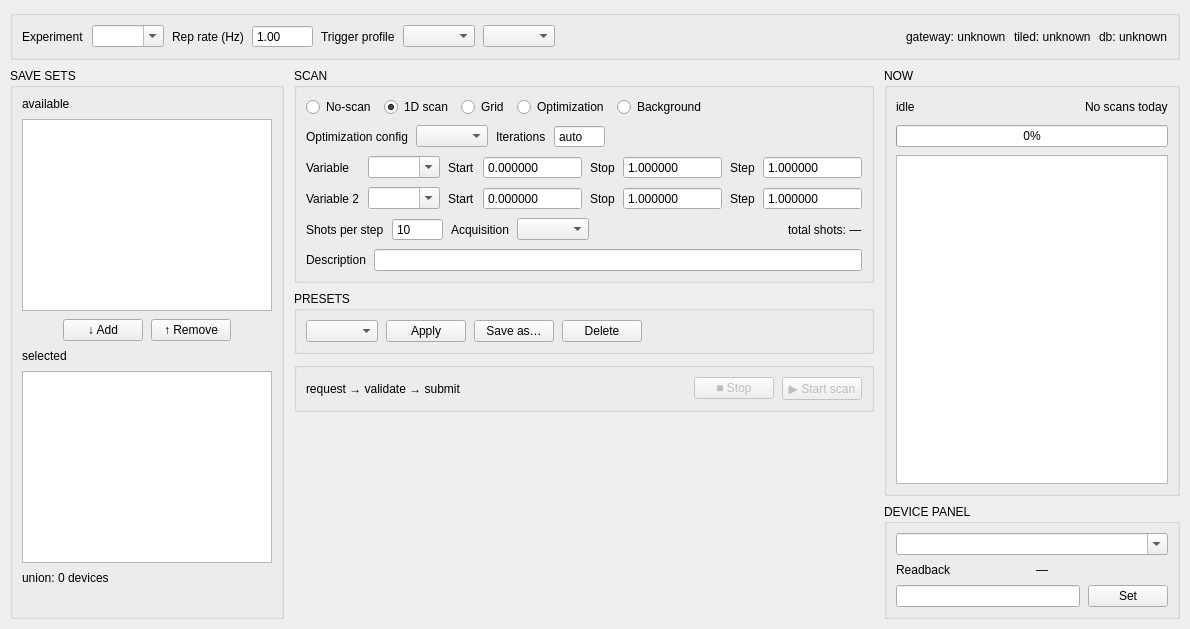
<?xml version="1.0" encoding="UTF-8"?>
<ui version="4.0">
 <class>ConsoleRoot</class>
 <widget class="QWidget" name="ConsoleRoot">
  <property name="windowTitle">
   <string>GEECS Console</string>
  </property>
  <layout class="QVBoxLayout" name="root_layout">
   <property name="leftMargin">
    <number>10</number>
   </property>
   <property name="topMargin">
    <number>10</number>
   </property>
   <property name="rightMargin">
    <number>10</number>
   </property>
   <property name="bottomMargin">
    <number>10</number>
   </property>
   <property name="spacing">
    <number>8</number>
   </property>
   <!-- R1: session bar (untitled group box = the screen map's session panel) -->
   <item>
    <widget class="QGroupBox" name="r1_group">
     <layout class="QHBoxLayout" name="r1_session_bar">
      <property name="spacing">
       <number>8</number>
      </property>
     <item>
      <widget class="QLabel" name="r1_experiment_label">
       <property name="text">
        <string>Experiment</string>
       </property>
      </widget>
     </item>
     <item>
      <widget class="QComboBox" name="r1_experiment_combo">
       <property name="editable">
        <bool>true</bool>
       </property>
       <property name="minimumWidth">
        <number>140</number>
       </property>
      </widget>
     </item>
     <item>
      <widget class="QLabel" name="r1_rep_rate_label">
       <property name="text">
        <string>Rep rate (Hz)</string>
       </property>
      </widget>
     </item>
     <item>
      <widget class="QDoubleSpinBox" name="r1_rep_rate">
       <property name="buttonSymbols">
        <enum>QAbstractSpinBox::NoButtons</enum>
       </property>
       <property name="maximumWidth">
        <number>90</number>
       </property>
       <property name="decimals">
        <number>2</number>
       </property>
       <property name="minimum">
        <double>0.010000000000000</double>
       </property>
       <property name="maximum">
        <double>10000.000000000000000</double>
       </property>
       <property name="value">
        <double>1.000000000000000</double>
       </property>
      </widget>
     </item>
     <item>
      <widget class="QLabel" name="r1_trigger_label">
       <property name="text">
        <string>Trigger profile</string>
       </property>
      </widget>
     </item>
     <item>
      <widget class="QComboBox" name="r1_trigger_profile_combo">
       <property name="minimumWidth">
        <number>140</number>
       </property>
      </widget>
     </item>
     <item>
      <widget class="QComboBox" name="r1_trigger_variant_combo">
       <property name="minimumWidth">
        <number>100</number>
       </property>
       <property name="toolTip">
        <string>Trigger-profile variant (base behaviour when empty)</string>
       </property>
      </widget>
     </item>
     <item>
      <spacer name="r1_spacer">
       <property name="orientation">
        <enum>Qt::Horizontal</enum>
       </property>
       <property name="sizeHint" stdset="0">
        <size>
         <width>40</width>
         <height>20</height>
        </size>
       </property>
      </spacer>
     </item>
     <item>
      <widget class="QLabel" name="r1_gateway_chip">
       <property name="text">
        <string>gateway: unknown</string>
       </property>
      </widget>
     </item>
     <item>
      <widget class="QLabel" name="r1_tiled_chip">
       <property name="text">
        <string>tiled: unknown</string>
       </property>
      </widget>
     </item>
      <item>
       <widget class="QLabel" name="r1_db_chip">
        <property name="text">
         <string>db: unknown</string>
        </property>
       </widget>
      </item>
     </layout>
    </widget>
   </item>
   <!-- Three columns: R2 | R3+R4+R5 | R6+R7 -->
   <item>
    <layout class="QHBoxLayout" name="columns_layout" stretch="26,46,28">
     <property name="spacing">
      <number>10</number>
     </property>
     <!-- R2: save sets -->
     <item>
      <widget class="QGroupBox" name="r2_group">
       <property name="title">
        <string>SAVE SETS</string>
       </property>
       <layout class="QVBoxLayout" name="r2_layout">
        <property name="spacing">
         <number>8</number>
        </property>
        <item>
         <widget class="QLabel" name="r2_available_label">
          <property name="text">
           <string>available</string>
          </property>
         </widget>
        </item>
        <item>
         <widget class="QListWidget" name="r2_available_list"/>
        </item>
        <item>
         <layout class="QHBoxLayout" name="r2_buttons_layout">
          <item>
           <spacer name="r2_buttons_spacer_left">
            <property name="orientation">
             <enum>Qt::Horizontal</enum>
            </property>
            <property name="sizeHint" stdset="0">
             <size>
              <width>10</width>
              <height>10</height>
             </size>
            </property>
           </spacer>
          </item>
          <item>
           <widget class="QPushButton" name="r2_add_button">
            <property name="text">
             <string>↓ Add</string>
            </property>
           </widget>
          </item>
          <item>
           <widget class="QPushButton" name="r2_remove_button">
            <property name="text">
             <string>↑ Remove</string>
            </property>
           </widget>
          </item>
          <item>
           <spacer name="r2_buttons_spacer_right">
            <property name="orientation">
             <enum>Qt::Horizontal</enum>
            </property>
            <property name="sizeHint" stdset="0">
             <size>
              <width>10</width>
              <height>10</height>
             </size>
            </property>
           </spacer>
          </item>
         </layout>
        </item>
        <item>
         <widget class="QLabel" name="r2_selected_label">
          <property name="text">
           <string>selected</string>
          </property>
         </widget>
        </item>
        <item>
         <widget class="QListWidget" name="r2_selected_list"/>
        </item>
        <item>
         <widget class="QLabel" name="r2_union_label">
          <property name="text">
           <string>union: 0 devices</string>
          </property>
         </widget>
        </item>
        <item>
         <widget class="QLabel" name="r2_hint_label">
          <property name="text">
           <string/>
          </property>
          <property name="wordWrap">
           <bool>true</bool>
          </property>
         </widget>
        </item>
       </layout>
      </widget>
     </item>
     <!-- Middle column: R3 scan form, R4 presets, R5 submit row -->
     <item>
      <layout class="QVBoxLayout" name="middle_column">
        <property name="spacing">
         <number>8</number>
        </property>
       <item>
        <widget class="QGroupBox" name="r3_group">
         <property name="title">
          <string>SCAN</string>
         </property>
         <layout class="QVBoxLayout" name="r3_layout">
        <property name="spacing">
         <number>8</number>
        </property>
          <item>
           <layout class="QHBoxLayout" name="r3_mode_layout">
            <item>
             <widget class="QRadioButton" name="r3_radio_noscan">
              <property name="text">
               <string>No-scan</string>
              </property>
             </widget>
            </item>
            <item>
             <widget class="QRadioButton" name="r3_radio_1d">
              <property name="text">
               <string>1D scan</string>
              </property>
              <property name="checked">
               <bool>true</bool>
              </property>
             </widget>
            </item>
            <item>
             <widget class="QRadioButton" name="r3_radio_grid">
              <property name="text">
               <string>Grid</string>
              </property>
             </widget>
            </item>
            <item>
             <widget class="QRadioButton" name="r3_radio_optimization">
              <property name="text">
               <string>Optimization</string>
              </property>
             </widget>
            </item>
            <item>
             <widget class="QRadioButton" name="r3_radio_background">
              <property name="text">
               <string>Background</string>
              </property>
             </widget>
            </item>
            <item>
             <spacer name="r3_mode_spacer">
              <property name="orientation">
               <enum>Qt::Horizontal</enum>
              </property>
              <property name="sizeHint" stdset="0">
               <size>
                <width>10</width>
                <height>10</height>
               </size>
              </property>
             </spacer>
            </item>
           </layout>
          </item>
          <item>
           <layout class="QHBoxLayout" name="r3_optimization_layout">
            <item>
             <widget class="QLabel" name="r3_optimization_label">
              <property name="text">
               <string>Optimization config</string>
              </property>
             </widget>
            </item>
            <item>
             <widget class="QComboBox" name="r3_optimization_combo">
              <property name="minimumWidth">
               <number>220</number>
              </property>
             </widget>
            </item>
            <item>
             <widget class="QLabel" name="r3_iterations_label">
              <property name="text">
               <string>Iterations</string>
              </property>
             </widget>
            </item>
            <item>
             <widget class="QSpinBox" name="r3_iterations_spin">
              <property name="buttonSymbols">
               <enum>QAbstractSpinBox::NoButtons</enum>
              </property>
              <property name="maximumWidth">
               <number>90</number>
              </property>
              <property name="minimum">
               <number>0</number>
              </property>
              <property name="maximum">
               <number>100000</number>
              </property>
              <property name="value">
               <number>0</number>
              </property>
              <property name="specialValueText">
               <string>auto</string>
              </property>
             </widget>
            </item>
            <item>
             <spacer name="r3_optimization_spacer">
              <property name="orientation">
               <enum>Qt::Horizontal</enum>
              </property>
              <property name="sizeHint" stdset="0">
               <size>
                <width>10</width>
                <height>10</height>
               </size>
              </property>
             </spacer>
            </item>
           </layout>
          </item>
          <item>
           <layout class="QGridLayout" name="r3_axes_layout">
            <item row="0" column="8">
             <spacer name="r3_axes_spacer">
              <property name="orientation">
               <enum>Qt::Horizontal</enum>
              </property>
              <property name="sizeHint" stdset="0">
               <size>
                <width>10</width>
                <height>10</height>
               </size>
              </property>
             </spacer>
            </item>
            <item row="0" column="0">
             <widget class="QLabel" name="r3_variable_label">
              <property name="text">
               <string>Variable</string>
              </property>
             </widget>
            </item>
            <item row="0" column="1">
             <widget class="QComboBox" name="r3_variable_combo">
              <property name="editable">
               <bool>true</bool>
              </property>
              <property name="minimumWidth">
               <number>160</number>
              </property>
             </widget>
            </item>
            <item row="0" column="2">
             <widget class="QLabel" name="r3_start_label">
              <property name="text">
               <string>Start</string>
              </property>
             </widget>
            </item>
            <item row="0" column="3">
             <widget class="QDoubleSpinBox" name="r3_start">
       <property name="buttonSymbols">
        <enum>QAbstractSpinBox::NoButtons</enum>
       </property>
       <property name="maximumWidth">
        <number>110</number>
       </property>
              <property name="decimals">
               <number>6</number>
              </property>
              <property name="minimum">
               <double>-1000000000.000000000000000</double>
              </property>
              <property name="maximum">
               <double>1000000000.000000000000000</double>
              </property>
             </widget>
            </item>
            <item row="0" column="4">
             <widget class="QLabel" name="r3_stop_label">
              <property name="text">
               <string>Stop</string>
              </property>
             </widget>
            </item>
            <item row="0" column="5">
             <widget class="QDoubleSpinBox" name="r3_stop">
       <property name="buttonSymbols">
        <enum>QAbstractSpinBox::NoButtons</enum>
       </property>
       <property name="maximumWidth">
        <number>110</number>
       </property>
              <property name="value">
               <double>1.000000000000000</double>
              </property>
              <property name="decimals">
               <number>6</number>
              </property>
              <property name="minimum">
               <double>-1000000000.000000000000000</double>
              </property>
              <property name="maximum">
               <double>1000000000.000000000000000</double>
              </property>
             </widget>
            </item>
            <item row="0" column="6">
             <widget class="QLabel" name="r3_step_label">
              <property name="text">
               <string>Step</string>
              </property>
             </widget>
            </item>
            <item row="0" column="7">
             <widget class="QDoubleSpinBox" name="r3_step">
       <property name="buttonSymbols">
        <enum>QAbstractSpinBox::NoButtons</enum>
       </property>
       <property name="maximumWidth">
        <number>110</number>
       </property>
              <property name="value">
               <double>1.000000000000000</double>
              </property>
              <property name="decimals">
               <number>6</number>
              </property>
              <property name="minimum">
               <double>-1000000000.000000000000000</double>
              </property>
              <property name="maximum">
               <double>1000000000.000000000000000</double>
              </property>
             </widget>
            </item>
            <item row="1" column="0">
             <widget class="QLabel" name="r3_variable2_label">
              <property name="text">
               <string>Variable 2</string>
              </property>
             </widget>
            </item>
            <item row="1" column="1">
             <widget class="QComboBox" name="r3_variable2_combo">
              <property name="editable">
               <bool>true</bool>
              </property>
              <property name="minimumWidth">
               <number>160</number>
              </property>
             </widget>
            </item>
            <item row="1" column="2">
             <widget class="QLabel" name="r3_start2_label">
              <property name="text">
               <string>Start</string>
              </property>
             </widget>
            </item>
            <item row="1" column="3">
             <widget class="QDoubleSpinBox" name="r3_start2">
       <property name="buttonSymbols">
        <enum>QAbstractSpinBox::NoButtons</enum>
       </property>
       <property name="maximumWidth">
        <number>110</number>
       </property>
              <property name="decimals">
               <number>6</number>
              </property>
              <property name="minimum">
               <double>-1000000000.000000000000000</double>
              </property>
              <property name="maximum">
               <double>1000000000.000000000000000</double>
              </property>
             </widget>
            </item>
            <item row="1" column="4">
             <widget class="QLabel" name="r3_stop2_label">
              <property name="text">
               <string>Stop</string>
              </property>
             </widget>
            </item>
            <item row="1" column="5">
             <widget class="QDoubleSpinBox" name="r3_stop2">
       <property name="buttonSymbols">
        <enum>QAbstractSpinBox::NoButtons</enum>
       </property>
       <property name="maximumWidth">
        <number>110</number>
       </property>
              <property name="value">
               <double>1.000000000000000</double>
              </property>
              <property name="decimals">
               <number>6</number>
              </property>
              <property name="minimum">
               <double>-1000000000.000000000000000</double>
              </property>
              <property name="maximum">
               <double>1000000000.000000000000000</double>
              </property>
             </widget>
            </item>
            <item row="1" column="6">
             <widget class="QLabel" name="r3_step2_label">
              <property name="text">
               <string>Step</string>
              </property>
             </widget>
            </item>
            <item row="1" column="7">
             <widget class="QDoubleSpinBox" name="r3_step2">
       <property name="buttonSymbols">
        <enum>QAbstractSpinBox::NoButtons</enum>
       </property>
       <property name="maximumWidth">
        <number>110</number>
       </property>
              <property name="value">
               <double>1.000000000000000</double>
              </property>
              <property name="decimals">
               <number>6</number>
              </property>
              <property name="minimum">
               <double>-1000000000.000000000000000</double>
              </property>
              <property name="maximum">
               <double>1000000000.000000000000000</double>
              </property>
             </widget>
            </item>
           </layout>
          </item>
          <item>
           <layout class="QHBoxLayout" name="r3_shots_layout">
            <item>
             <widget class="QLabel" name="r3_shots_label">
              <property name="text">
               <string>Shots per step</string>
              </property>
             </widget>
            </item>
            <item>
             <widget class="QSpinBox" name="r3_shots_per_step">
       <property name="buttonSymbols">
        <enum>QAbstractSpinBox::NoButtons</enum>
       </property>
       <property name="maximumWidth">
        <number>90</number>
       </property>
              <property name="minimum">
               <number>1</number>
              </property>
              <property name="maximum">
               <number>10000000</number>
              </property>
              <property name="value">
               <number>10</number>
              </property>
             </widget>
            </item>
            <item>
             <widget class="QLabel" name="r3_acquisition_label">
              <property name="text">
               <string>Acquisition</string>
              </property>
             </widget>
            </item>
            <item>
             <widget class="QComboBox" name="r3_acquisition_combo"/>
            </item>
            <item>
             <spacer name="r3_shots_spacer">
              <property name="orientation">
               <enum>Qt::Horizontal</enum>
              </property>
              <property name="sizeHint" stdset="0">
               <size>
                <width>20</width>
                <height>20</height>
               </size>
              </property>
             </spacer>
            </item>
            <item>
             <widget class="QLabel" name="r3_shot_count_label">
              <property name="text">
               <string>total shots: —</string>
              </property>
             </widget>
            </item>
           </layout>
          </item>
          <item>
           <layout class="QHBoxLayout" name="r3_description_layout">
            <item>
             <widget class="QLabel" name="r3_description_label">
              <property name="text">
               <string>Description</string>
              </property>
             </widget>
            </item>
            <item>
             <widget class="QLineEdit" name="r3_description"/>
            </item>
           </layout>
          </item>
         </layout>
        </widget>
       </item>
       <item>
        <widget class="QGroupBox" name="r4_group">
         <property name="title">
          <string>PRESETS</string>
         </property>
         <layout class="QHBoxLayout" name="r4_layout">
        <property name="spacing">
         <number>8</number>
        </property>
          <item>
           <widget class="QComboBox" name="r4_preset_combo">
            <property name="minimumWidth">
             <number>160</number>
            </property>
           </widget>
          </item>
          <item>
           <widget class="QPushButton" name="r4_apply_button">
            <property name="text">
             <string>Apply</string>
            </property>
           </widget>
          </item>
          <item>
           <widget class="QPushButton" name="r4_save_as_button">
            <property name="text">
             <string>Save as…</string>
            </property>
           </widget>
          </item>
          <item>
           <widget class="QPushButton" name="r4_delete_button">
            <property name="text">
             <string>Delete</string>
            </property>
            <property name="toolTip">
             <string>Delete the selected preset</string>
            </property>
           </widget>
          </item>
          <item>
           <spacer name="r4_spacer">
            <property name="orientation">
             <enum>Qt::Horizontal</enum>
            </property>
            <property name="sizeHint" stdset="0">
             <size>
              <width>10</width>
              <height>10</height>
             </size>
            </property>
           </spacer>
          </item>
         </layout>
        </widget>
       </item>
       <item>
        <widget class="QGroupBox" name="r5_group">
         <layout class="QHBoxLayout" name="r5_submit_row">
          <property name="spacing">
           <number>8</number>
          </property>
          <item>
           <widget class="QLabel" name="r5_hint_label">
            <property name="text">
             <string>request → validate → submit</string>
            </property>
           </widget>
          </item>
          <item>
           <spacer name="r5_spacer">
            <property name="orientation">
             <enum>Qt::Horizontal</enum>
            </property>
            <property name="sizeHint" stdset="0">
             <size>
              <width>40</width>
              <height>20</height>
             </size>
            </property>
           </spacer>
          </item>
          <item>
           <widget class="QPushButton" name="r5_stop_button">
            <property name="text">
             <string>■ Stop</string>
            </property>
            <property name="enabled">
             <bool>false</bool>
            </property>
           </widget>
          </item>
          <item>
           <widget class="QPushButton" name="r5_start_button">
            <property name="text">
             <string>▶ Start scan</string>
            </property>
            <property name="enabled">
             <bool>false</bool>
            </property>
            <property name="default">
             <bool>true</bool>
            </property>
           </widget>
          </item>
         </layout>
        </widget>
       </item>
       <item>
        <spacer name="middle_column_spacer">
         <property name="orientation">
          <enum>Qt::Vertical</enum>
         </property>
         <property name="sizeHint" stdset="0">
          <size>
           <width>10</width>
           <height>10</height>
          </size>
         </property>
        </spacer>
       </item>
      </layout>
     </item>
     <!-- Right column: R6 now panel, R7 device panel -->
     <item>
      <layout class="QVBoxLayout" name="right_column">
        <property name="spacing">
         <number>8</number>
        </property>
       <item>
        <widget class="QGroupBox" name="r6_group">
         <property name="title">
          <string>NOW</string>
         </property>
         <layout class="QVBoxLayout" name="r6_layout">
        <property name="spacing">
         <number>8</number>
        </property>
          <item>
           <layout class="QHBoxLayout" name="r6_status_layout">
            <item>
             <widget class="QLabel" name="r6_state_pill">
              <property name="text">
               <string>idle</string>
              </property>
             </widget>
            </item>
            <item>
             <spacer name="r6_status_spacer">
              <property name="orientation">
               <enum>Qt::Horizontal</enum>
              </property>
              <property name="sizeHint" stdset="0">
               <size>
                <width>20</width>
                <height>20</height>
               </size>
              </property>
             </spacer>
            </item>
            <item>
             <widget class="QLabel" name="r6_scan_number_label">
              <property name="text">
               <string>No scans today</string>
              </property>
             </widget>
            </item>
           </layout>
          </item>
          <item>
           <widget class="QProgressBar" name="r6_progress">
            <property name="value">
             <number>0</number>
            </property>
           </widget>
          </item>
          <item>
           <widget class="QPlainTextEdit" name="r6_log_tail">
            <property name="readOnly">
             <bool>true</bool>
            </property>
            <property name="maximumBlockCount">
             <number>200</number>
            </property>
           </widget>
          </item>
         </layout>
        </widget>
       </item>
       <item>
        <widget class="QGroupBox" name="r7_group">
         <property name="title">
          <string>DEVICE PANEL</string>
         </property>
         <layout class="QVBoxLayout" name="r7_layout">
        <property name="spacing">
         <number>8</number>
        </property>
          <item>
           <widget class="QComboBox" name="r7_device_combo">
            <property name="editable">
             <bool>true</bool>
            </property>
            <property name="toolTip">
             <string>device:variable</string>
            </property>
           </widget>
          </item>
          <item>
           <layout class="QHBoxLayout" name="r7_readback_layout">
            <item>
             <widget class="QLabel" name="r7_readback_title">
              <property name="text">
               <string>Readback</string>
              </property>
             </widget>
            </item>
            <item>
             <widget class="QLabel" name="r7_readback_label">
              <property name="text">
               <string>—</string>
              </property>
             </widget>
            </item>
           </layout>
          </item>
          <item>
           <layout class="QHBoxLayout" name="r7_set_layout">
            <item>
             <widget class="QLineEdit" name="r7_set_field"/>
            </item>
            <item>
             <widget class="QPushButton" name="r7_set_button">
              <property name="text">
               <string>Set</string>
              </property>
             </widget>
            </item>
           </layout>
          </item>
         </layout>
        </widget>
       </item>
      </layout>
     </item>
    </layout>
   </item>
  </layout>
 </widget>
 <resources/>
 <connections/>
</ui>
